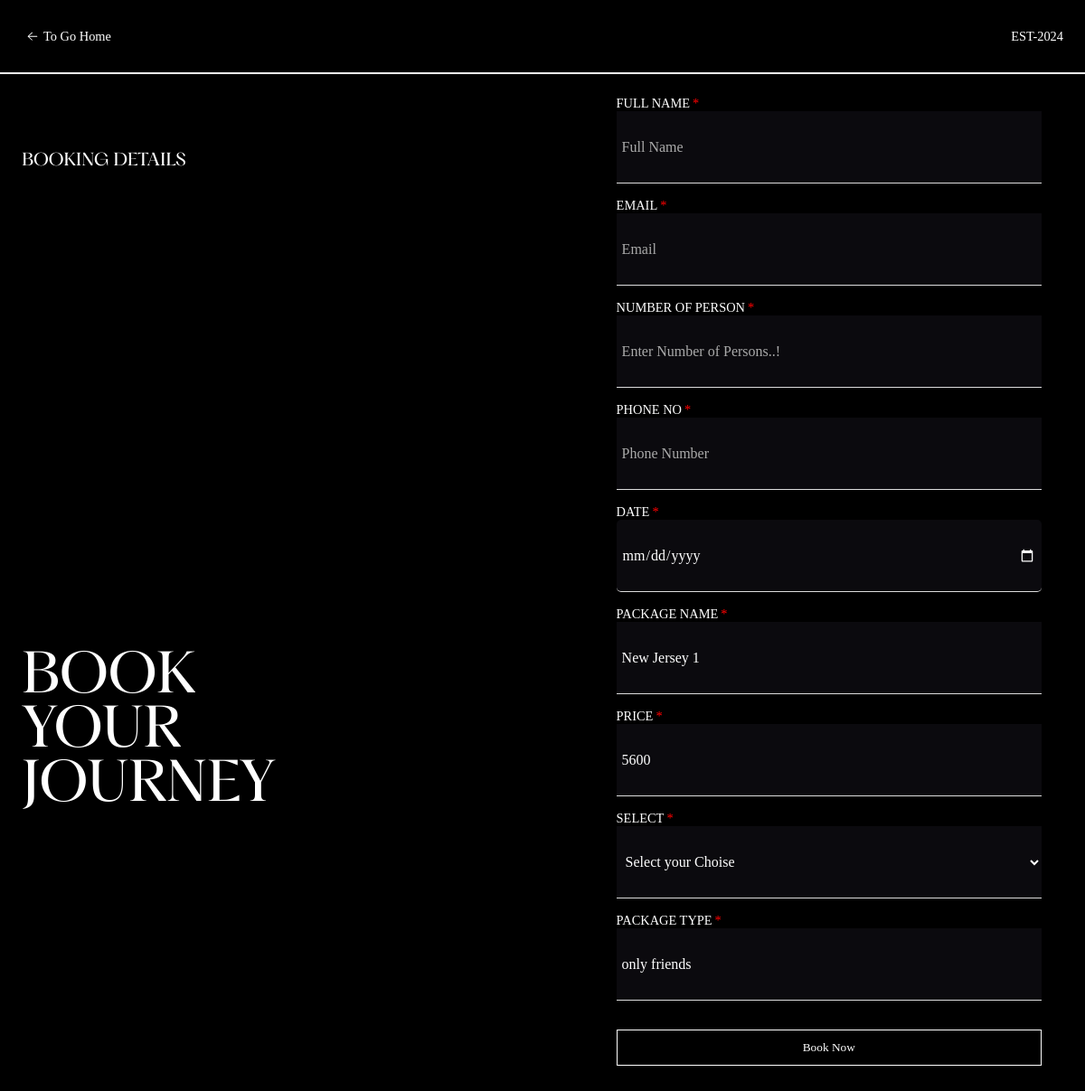
The page /International_book/book_form.php?Id=29 on the database its author committed.
### tables this page shows
CREATE TABLE `create_intern_package` (
  `CIPackage_Id` int(50) NOT NULL,
  `Package_Name` varchar(100) NOT NULL,
  `Package_Type` varchar(50) NOT NULL,
  `Package_Location` varchar(100) NOT NULL,
  `Price` varchar(50) NOT NULL,
  `Package_Feature` varchar(300) NOT NULL,
  `Phone` varchar(20) NOT NULL,
  `Package_Image` varchar(100) NOT NULL,
  `City` varchar(50) NOT NULL,
  `Package_Details` varchar(300) NOT NULL
);

### International_book/book_form.php (the view, shortened to what this page needs)
<?php
include("../config/connection.php");
if (isset($_GET['Id'])) {
    $sql = "select * from create_intern_package where CIPackage_Id = " .  $_GET['Id'];
    $result = $conn->query($sql);
    $data = mysqli_fetch_assoc($result);
} else {
    echo "Invalid request..!";
    exit;
}
?>
<!DOCTYPE html>
<html lang="en">
<head>
    <link rel="stylesheet" href="../css/admin/hotel.css">
</head>
<body>
    <div class="signUpPage">
        <div class="nav">
          <h3 class="closeSignUp" style="align-items: center; justify-content: center; display: flex;">
        <a href="../other/homepage.php">to go Home</a></h3>
          <div class="nav-part1">
             <h3>est-2024</h3>
          </div>
        </div>
        <hr class="animated-hr" />
        <div class="signUpPage-part1">
          <div class="signUpPage-part11">
            <h3>Booking details</h3>
            <div class="signUpPage-bottom">
              <h1>Book <br> Your <br> Journey</h1>
            </div>
          </div>
          <div class="container">
            <form id="booking-form" action="pay_now.php?id=<?php echo $data['CIPackage_Id'] ?>" method="post">
              <label for="activity" class="required">full name</label>
              <input type="text" id="name" name="name" placeholder="Full Name" required>
              <label for="activity" class="required">email</label>
              <input type="email" id="email" name="email" placeholder="Email" required>
              <label for="activity" class="required">number of person</label>
              <input type="number" name="no_of_person" placeholder="Enter Number of Persons..!">
              <label for="activity" class="required">phone no</label>
              <input type="number" id="phone" name="Mobile_No" placeholder="Phone Number" required>
              <label for="activity" class="required">date</label>
              <input  type="date" id="date" name="date" required>
              <label for="activity" class="required">package name</label>
              <input id="name" name="package_name" value="<?php echo $data['Package_Name'] ?>" readonly>
              <label for="activity" class="required">Price</label>
              <input id="number" name="Price" value="<?php echo $data['Price'] ?>" readonly>
              <label for="activity" class="required">select</label>
              <select class="submitButton2" id="destination" name="destination" required>
                <option value="">Select your Choise</option>
               </select>
              <label for="password" class="required">Package Type</label>
              <input id="name" name="Package_Type" placeholder="Couple Package" value="<?php echo $data['Package_Type'] ?>" readonly>
              <button class="submitButton" type="submit" class="submit-btn" name="">Book Now</button>
            </form>
          </div>
        </div>
      </div>
</body>
</html>

### css/admin/hotel.css (style rules this page uses)
* { padding: 0%; margin: 0%; box-sizing: border-box; font-weight: 400; font-family: Aeonik; color: white; }
html, body { height: 100%; width: 100%; overflow-x: hidden; background-color: black; }
.signUpPage { width: 100%; min-height: 10vh; background-color: black; }
.signUpPage .nav { width: 100%; height: 10vh; display: flex; justify-content: space-between; align-items: center; text-transform: capitalize; padding: 2vw; }
.signUpPage .nav h3 { font-size: 1.2vw; cursor: pointer; }
.signUpPage .nav-part1 { display: flex; align-items: center; gap: 10px; }
.signUpPage .nav-part1 h3 { text-transform: uppercase; cursor: pointer; }
.signUpPage-part1 { width: 100%; position: relative; min-height: 100vh; display: flex; justify-content: space-between; padding: 0 2vw; }
.signUpPage-part11 { width: 50%; height: 100%; flex-direction: column; }
.signUpPage-part11 h3 { margin-top: 10vh; font-family: pp; overflow: hidden; opacity: 1; text-transform: uppercase; }
.signUpPage-bottom { width: 50%; text-align: left; align-items: center; position: absolute; bottom: 0%; margin-bottom: 40vh; }
.signUpPage-bottom h1 { font-weight: 200; font-family: pp; line-height: 1; text-transform: uppercase; font-size: 5vw; opacity: 1; }
.signUpPage .container { padding: 2vw; height: 100%; width: 45%; }
.signUpPage label { display: block; text-transform: uppercase; font-size: 1.2vw; opacity: 1; }
input[type="date"] { background-color: black; color: white; border: 1px solid #ccc; padding: 5px; border-radius: 5px; font-size: 16px; appearance: none; }
.signUpPage .container input, select, textarea { width: 100%; height: 10vh; padding: 0.5vw; margin-bottom: 2vh; border: none; font-weight: 400; border-bottom: 1px solid #ddd; box-sizing: border-box; outline: none; font-size: 16px; background-color: #0b0a0e; color: white; transition: border-color 0.3s ease; opacity: 1; }
.animated-hr { width: 100%; border: 1px solid white; }
.container form { opacity: 1; }
.required::after { content: "*"; color: red; margin-left: 3px; }
.signUpPage ::placeholder { color: #aaa; font-weight: 400; }
.signUpPage button { width: 100%; height: 5vh; background-color:black; margin: 2vh 0; cursor: pointer; opacity: 1; border: 1px solid white; }
a { text-decoration: none; color: white; }

### rows shown on the page
create_intern_package: package_name "New Jersey 1", Price "5600", Package_Type "only friends"
